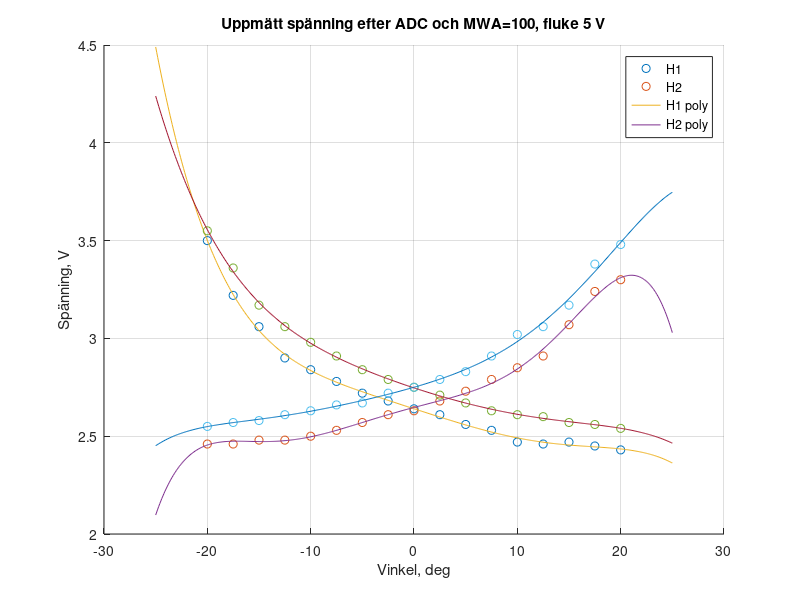

Source code (MATLAB):
%% Powerbox3000, 5 V, Fluke 4.89 V, MWA=100
clc, clear, close all
load('arduino_5V_4V89.mat')
H1 = Arduino_5V_4V89(:,1)
H2 = Arduino_5V_4V89(:,2)
deg = Arduino_5V_4V89(:,3)
% Grov graf
hold on;

plot(deg, H1,'o')
plot(deg, H2, 'o');

% Polyfit
p1 = polyfit(deg, H1, 5)
p2 = polyfit(deg, H2, 6)
x = linspace(-25, 25, 500);
H1_poly = polyval(p1, x);
H2_poly = polyval(p2, x);

plot(x, H1_poly);
plot(x, H2_poly);
legend('H1', 'H2', 'H1 poly', 'H2 poly');
grid on;
title('Uppmätt spänning efter ADC och MWA=100, fluke 4.89 V')
ylabel('Spänning, V')
xlabel('Vinkel, deg')

%% Powerbox3000, 5 V, Fluke 5 V, MWA=100
clc, close all
load('arduino_5V_5V.mat')
H1 = Arduino_5V_5V0(:,1)
H2 = Arduino_5V_5V0(:,2)
deg = Arduino_5V_5V0(:,3)
% Grov graf
hold on;
plot(deg, H1,'o')
plot(deg, H2, 'o');

% Polyfit
p1 = polyfit(deg, H1, 5)
p2 = polyfit(deg, H2, 6)
x = linspace(-25, 25, 500);
H1_poly = polyval(p1, x);
H2_poly = polyval(p2, x);

plot(x, H1_poly);
plot(x, H2_poly);
legend('H1', 'H2', 'H1 poly', 'H2 poly');
grid on;
title('Uppmätt spänning efter ADC och MWA=100, fluke 5 V')
ylabel('Spänning, V')
xlabel('Vinkel, deg')
